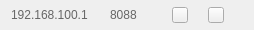
<?xml version="1.0" encoding="UTF-8"?>
<ui version="4.0">
 <class>addItemWidget</class>
 <widget class="QWidget" name="addItemWidget">
  <property name="geometry">
   <rect>
    <x>0</x>
    <y>0</y>
    <width>254</width>
    <height>30</height>
   </rect>
  </property>
  <property name="minimumSize">
   <size>
    <width>0</width>
    <height>30</height>
   </size>
  </property>
  <property name="maximumSize">
   <size>
    <width>16777215</width>
    <height>30</height>
   </size>
  </property>
  <property name="windowTitle">
   <string>Form</string>
  </property>
  <property name="styleSheet">
   <string notr="true">QLabel{
font-family:&quot;微软雅黑&quot;;
font-size:12px;
color:#666666;
border:none;
}
#settingsBtn{
border-image:url(:/image/image/setup2.png);
}
#settingsBtn:hover{
border-image:url(:/image/image/setup2b.png);
}
#settingsBtn:pressed{
margin:1px;
}
#unbindBtn{
border-image:url(:/image/image/unbind.png);
}
#unbindBtn:hover{
border-image:url(:/image/image/unbind2.png);
}
#unbindBtn:pressed{
margin:1px;
}</string>
  </property>
  <layout class="QHBoxLayout" name="horizontalLayout">
   <property name="spacing">
    <number>20</number>
   </property>
   <property name="topMargin">
    <number>0</number>
   </property>
   <property name="rightMargin">
    <number>30</number>
   </property>
   <property name="bottomMargin">
    <number>0</number>
   </property>
   <item alignment="Qt::AlignHCenter">
    <widget class="QLabel" name="ipLabel">
     <property name="text">
      <string>192.168.100.1</string>
     </property>
    </widget>
   </item>
   <item alignment="Qt::AlignHCenter">
    <widget class="QLabel" name="portLabel">
     <property name="minimumSize">
      <size>
       <width>40</width>
       <height>0</height>
      </size>
     </property>
     <property name="text">
      <string>8088</string>
     </property>
    </widget>
   </item>
   <item>
    <widget class="QPushButton" name="settingsBtn">
     <property name="minimumSize">
      <size>
       <width>16</width>
       <height>16</height>
      </size>
     </property>
     <property name="maximumSize">
      <size>
       <width>16</width>
       <height>16</height>
      </size>
     </property>
     <property name="toolTip">
      <string>&lt;html&gt;&lt;head/&gt;&lt;body&gt;&lt;p&gt;设置&lt;/p&gt;&lt;/body&gt;&lt;/html&gt;</string>
     </property>
     <property name="text">
      <string/>
     </property>
    </widget>
   </item>
   <item>
    <widget class="QPushButton" name="unbindBtn">
     <property name="minimumSize">
      <size>
       <width>16</width>
       <height>16</height>
      </size>
     </property>
     <property name="maximumSize">
      <size>
       <width>16</width>
       <height>16</height>
      </size>
     </property>
     <property name="toolTip">
      <string>&lt;html&gt;&lt;head/&gt;&lt;body&gt;&lt;p&gt;解绑&lt;/p&gt;&lt;/body&gt;&lt;/html&gt;</string>
     </property>
     <property name="text">
      <string/>
     </property>
    </widget>
   </item>
  </layout>
 </widget>
 <resources/>
 <connections/>
</ui>
